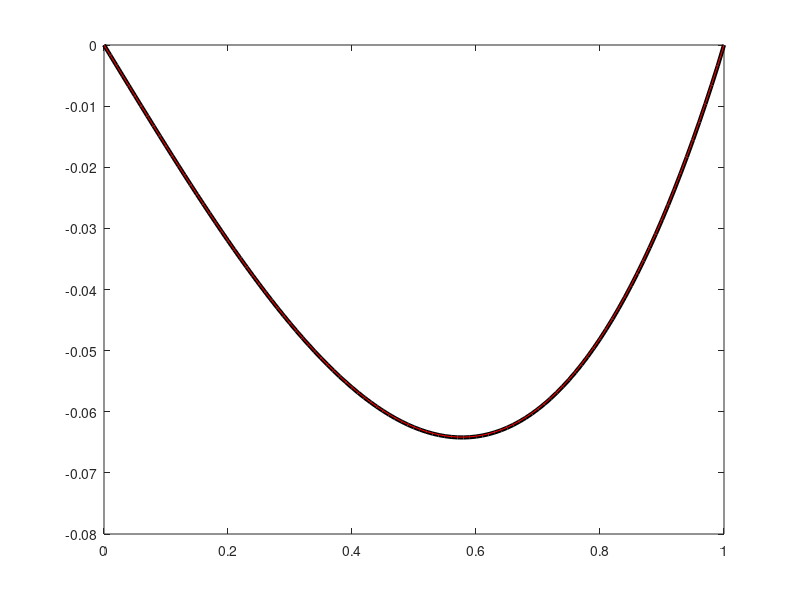

The MATLAB source for this figure:
clear all;
h = 0.01;
sx = 0.0:h:1.0;
n = length(sx);

func = @(x) (x.^3 - x)/6;

alpha(n-1) = 0.5;

betta(n-1) = -h.^2 * sx(n);

% (x^3 - x)/6

% bvp4c
% bvpinit

for i=1:1:n-1
  j = n-i-1;
  if j > 0
    alpha(j) = double(1./(2-alpha(j+1)));
    betta(j) = -double((h.^2 *sx(j) - betta(j+1))/(2-alpha(j+1)));
  end
end

y(1) = 0;

for i=2:1:n-1
  y(i) = y(i-1) * alpha(i) + betta(i);
end
y(n)=0.0;
for j=1:101
  fy(j)=(sx(j)^3-sx(j))/6.0;
end

figure(1);
plot(sx, y,'-k','LineWidth',3)
hold on
plot(sx,fy,'-r')
hold off